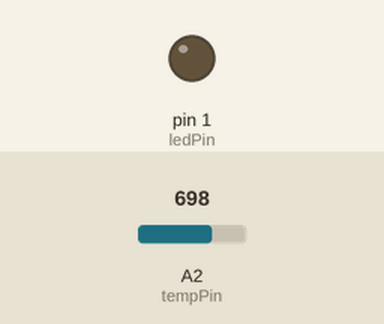
Simulated run of this sketch. Board: Arduino Uno, built for the host (arithmetic inside an expression is 32-bit, double 64-bit). Parts: output pins drawn as LEDs (lit = HIGH). Inputs (shaded band) come from the test bench; at power-on: A2 (tempPin) = 698. No radio packets arrive unless stated; pins used as bus, display or sensor lines are not drawn.

Above: at 0.1 s.
Timing chart, 0 to 1.6 s (numbered marks = the images above):
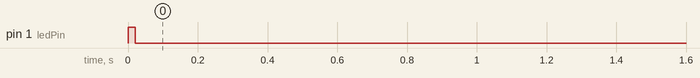

Measured:
- by itself, pin 1 (ledPin): LOW → HIGH at 0.00 s, → LOW 0.02 s later

The sketch:

BARS0_firmware.ino
```cpp
// nRF24L01+ su ATTiny84
// code for data TX vers. 6b
// hardware connections:
// nrf24L01:  1 2 3  4 5 6 7
// attiny84: 14 1 6 10 9 8 7

// include ultime modifiche (data_type 1 digit)
// rispetto a BARS1 manca la gestione del period (ricezione e salvatoaggio in EPROM)
// e non è DS18b20

#include <RF24.h>
#include <Narcoleptic.h>
// #include "printf.h" //DEBUG

RF24 radio(PA3,PA7);   // attiny84: pins for nrf24l01 CE, CSN

#define tempPin A2     // TMP36 Vout connected to A2 (ATtiny pin 11)
#define radioPower 0   // EN Voltage Regulator pin is connected on pin PB0 - D0 (ATtiny pin 2)
#define ledPin 1       // Led pin is connected on pin D1 (ATtiny pin 3)
#define tempPower 2    // TMP36 Power pin is connected on pin PB2 - D2 (ATtiny pin 5)

// define user variables
int data_type = 1;          // 1 digit (0-9) data type = 1 for temp sensor
char * serial = "0001";     // 4 hex digit (0-F) sensor serial number
int period = 300;           // # seconds period between trasmissions < 32767 (9,13 hours)

// define software variables
int count = 0;
int tempReading = 0;

void setup(void)
{
// Serial.begin(9600); //DEBUG
// printf_begin(); //DEBUG
 analogReference(INTERNAL);    // set the aref to the internal 1.1V reference
 pinMode(tempPower, OUTPUT);   // set power pin for TMP36 to output
 pinMode(ledPin, OUTPUT);      // set power pin for LED to output
 pinMode(radioPower, OUTPUT);  // set power pin for EN Voltage regulator
 period = period * 0.9;        // 10% Narcoleptic library correction
}

void loop(void)
{
 bitClear(PRR, PRADC); // power up the ADC
 ADCSRA |= bit(ADEN);  // enable the ADC

 digitalWrite(tempPower, HIGH);   // turn TMP36 sensor on
 digitalWrite(ledPin, HIGH);      // turn LED on
 delay(20);                       // Allow 20ms for the sensor to be ready
 analogRead(tempPin);             // first junk read
 for(int i = 0; i < 10 ; i++)     // take 10 more readings
  {
   tempReading += analogRead(tempPin); // accumulate readings
  }
 tempReading = tempReading / 10 ;      // calculate the average
 digitalWrite(ledPin, LOW);            // turn LED off
 digitalWrite(tempPower, LOW);         // turn TMP36 sensor off

 long vcc=readVcc();

 ADCSRA &= ~ bit(ADEN); // disable the ADC
 bitSet(PRR, PRADC);    // power down the ADC

 // Calibration
 double voltage = tempReading * 0.942382812;

 // Temp calculation for TMP36
 // double temperatureC = (voltage - 500) / 10;

 // Temp calculation for TMP37
 double temperatureC = voltage / 20;

 // Final temp calculation
 int temptx = temperatureC * 100;

 // Preparing Payload (32 bytes is maximum)
 char outBuffer[32]= "";
 sprintf(outBuffer,"%d:%s:%04d:%04d:%04d:",data_type,serial,count,temptx,vcc);
 // Serial.println(outBuffer); //DEBUG

 // turn Voltage Regulator ON
 digitalWrite(radioPower, HIGH);
 delay(5);

 // init radio for writing on channel 76
 radio.begin();
 radio.setPALevel(RF24_PA_MAX);
 radio.setChannel(0x4c);
 radio.setDataRate(RF24_250KBPS);
 radio.openWritingPipe(0xF0F0F0F0E1LL);
 radio.enableDynamicPayloads();
 radio.powerUp();
 // radio.printDetails(); //DEBUG

 // Transmit and go down.
 delay(5);
 radio.write(outBuffer, strlen(outBuffer));
 radio.powerDown();
 digitalWrite(radioPower, LOW); // turn Voltage Regulator OFF

 // pause between trasmissions
 int timerSeconds = period % 30;
 int timerHalfminutes = ((period - timerSeconds)/30);

 if (timerHalfminutes > 0)
  {
    for(int i = 0; i < timerHalfminutes ; i++)
     {
      Narcoleptic.delay(30000);   // 30 sec. sleeping is max for Narcoleptic
     }
  }
  if (timerSeconds > 0)
  {
  Narcoleptic.delay(timerSeconds*1000);  // delay the rest
  }

 // increase counter
 count ++;
 if (count == 10000) {
   count = 1;
   }
}

 long readVcc() {
   long result;
   // Read 1.1V reference against Vcc
   ADMUX = _BV(MUX5) | _BV(MUX0);
   delay(2); // Wait for Vref to settle
   ADCSRA |= _BV(ADSC); // Convert
   while (bit_is_set(ADCSRA,ADSC));
   result = ADCL;
   result |= ADCH<<8;
   result = 1126400L / result; // Back-calculate Vcc in mV
   return result;
}
```
